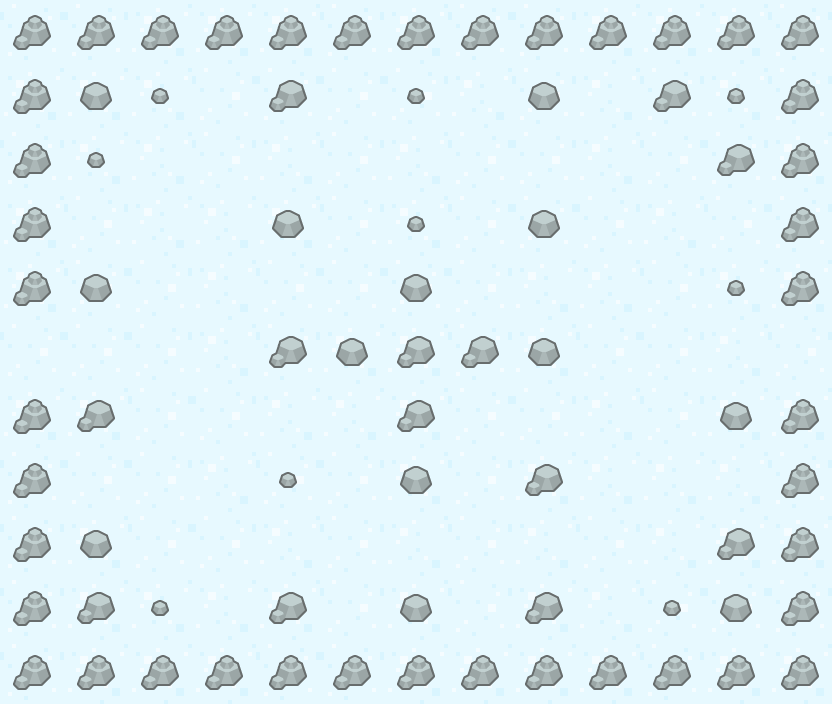

A 2D game scene composited from a Tiled map and its tileset images. What follows is a short description and the map's XML, with each tile layer's data collapsed to a summary:
An orthogonal 13x11 tile map with 64x64 px tiles, 2 tile layers (ground, obstacles) and 37 objects (29x obstacle, 3x blue_spawn, 3x red_spawn, blue_cam, red_cam).

<map version="1.0" tiledversion="1.1.5" orientation="orthogonal" renderorder="right-down" width="13" height="11" tilewidth="64" tileheight="64" infinite="0" nextobjectid="133">
 <tileset firstgid="1" source="tilesheet.tsx" />
 <layer name="ground" width="13" height="11">
  <data>[143 cells, 143 non-empty, 2 distinct tile ids]</data>
 </layer>
 <layer name="obstacles" width="13" height="11">
  <data>[143 cells, 77 non-empty, 4 distinct tile ids]</data>
 </layer>
 <objectgroup name="objects">
  <object id="73" type="obstacle" x="768" y="0" width="64" height="704" />
  <object id="89" name="1" type="blue_spawn" x="192" y="192" width="64" height="64" />
  <object id="90" name="2" type="blue_spawn" x="128" y="320" width="64" height="64" />
  <object id="91" name="3" type="blue_spawn" x="192" y="448" width="64" height="64" />
  <object id="92" name="1" type="red_spawn" x="576" y="192" width="64" height="64" />
  <object id="93" name="2" type="red_spawn" x="640" y="320" width="64" height="64" />
  <object id="94" name="3" type="red_spawn" x="576" y="448" width="64" height="64" />
  <object id="95" name="blue_cam" type="blue_cam" x="0" y="128" width="64" height="64" />
  <object id="98" type="obstacle" x="256" y="320" width="320" height="64" />
  <object id="101" type="obstacle" x="64" y="0" width="704" height="64" />
  <object id="102" type="obstacle" x="64" y="640" width="704" height="64" />
  <object id="105" name="red_cam" type="red_cam" x="0" y="128" width="64" height="64" />
  <object id="106" type="obstacle" x="384" y="384" width="64" height="128" />
  <object id="107" type="obstacle" x="384" y="192" width="64" height="128" />
  <object id="108" type="obstacle" x="64" y="64" width="64" height="128" />
  <object id="109" type="obstacle" x="704" y="64" width="64" height="128" />
  <object id="110" type="obstacle" x="704" y="512" width="64" height="128" />
  <object id="111" type="obstacle" x="64" y="512" width="64" height="128" />
  <object id="112" type="obstacle" x="128" y="576" width="64" height="64" />
  <object id="113" type="obstacle" x="256" y="576" width="64" height="64" />
  <object id="114" type="obstacle" x="384" y="576" width="64" height="64" />
  <object id="115" type="obstacle" x="512" y="576" width="64" height="64" />
  <object id="116" type="obstacle" x="640" y="576" width="64" height="64" />
  <object id="117" type="obstacle" x="128" y="64" width="64" height="64" />
  <object id="118" type="obstacle" x="256" y="64" width="64" height="64" />
  <object id="119" type="obstacle" x="384" y="64" width="64" height="64" />
  <object id="120" type="obstacle" x="512" y="64" width="64" height="64" />
  <object id="121" type="obstacle" x="640" y="64" width="64" height="64" />
  <object id="122" type="obstacle" x="64" y="256" width="64" height="64" />
  <object id="123" type="obstacle" x="64" y="384" width="64" height="64" />
  <object id="124" type="obstacle" x="704" y="256" width="64" height="64" />
  <object id="125" type="obstacle" x="704" y="384" width="64" height="64" />
  <object id="126" type="obstacle" x="512" y="448" width="64" height="64" />
  <object id="127" type="obstacle" x="256" y="448" width="64" height="64" />
  <object id="128" type="obstacle" x="256" y="192" width="64" height="64" />
  <object id="129" type="obstacle" x="512" y="192" width="64" height="64" />
  <object id="132" type="obstacle" x="0" y="0" width="64" height="704" />
 </objectgroup>
</map>
